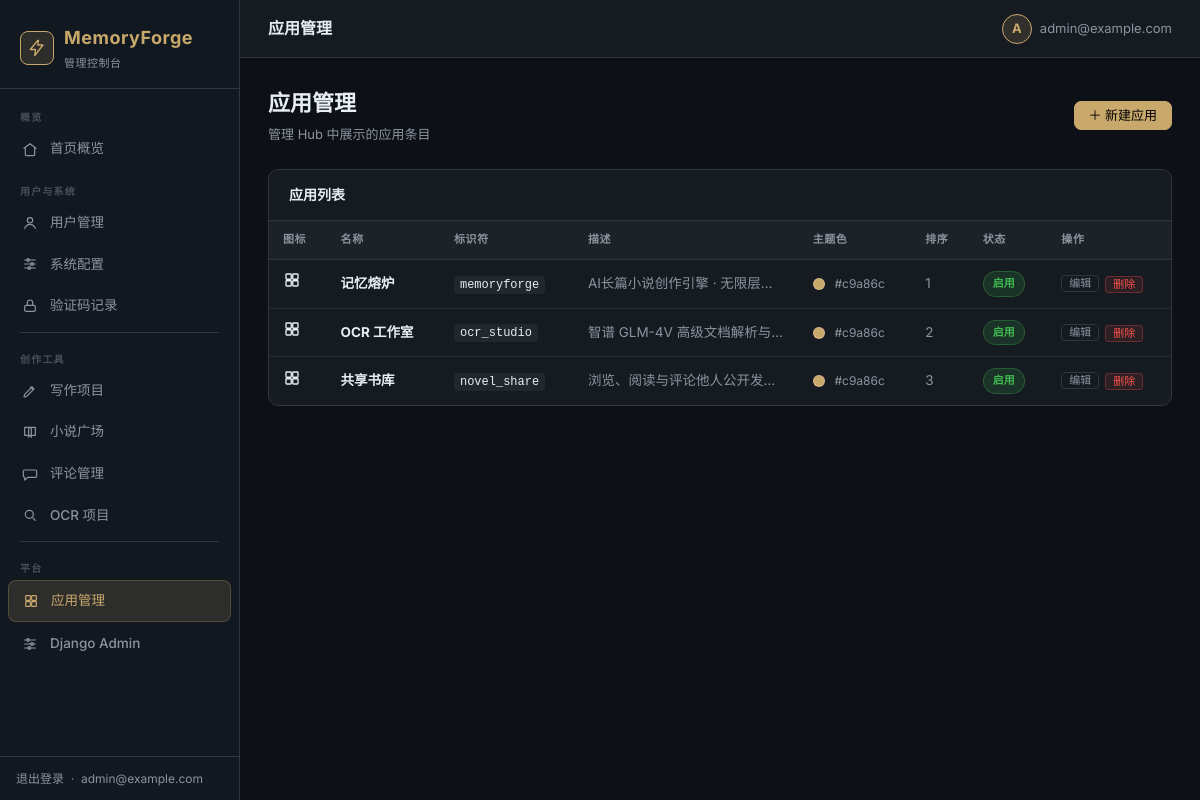
Screenshot of /dashboard/apps/ (signed in) with the database file from the repository.
### accounts/models.py (models this page shows, shortened)
class User(AbstractBaseUser, PermissionsMixin):
    email = models.EmailField(unique=True, verbose_name='邮箱')
    is_active = models.BooleanField(default=True)
    is_staff = models.BooleanField(default=False)
    is_guest = models.BooleanField(default=False, verbose_name='是否访客')
    created_at = models.DateTimeField(auto_now_add=True)
    user_api_key = models.CharField(max_length=512, blank=True, default='', verbose_name='用户自定义API密钥')
    USERNAME_FIELD = 'email'
    REQUIRED_FIELDS = []
    objects = UserManager()
    class Meta:
        verbose_name = '用户'
        verbose_name_plural = '用户'

### hub/models.py (models this page shows, shortened)
class App(models.Model):
    name = models.CharField(max_length=100, verbose_name='名称')
    slug = models.SlugField(unique=True, verbose_name='标识符')
    description = models.TextField(verbose_name='描述')
    icon = models.CharField(max_length=10, verbose_name='图标')
    color = models.CharField(max_length=20, default='#c9a86c', verbose_name='主题色')
    is_active = models.BooleanField(default=True, verbose_name='启用')
    order = models.IntegerField(default=0, verbose_name='排序')
    class Meta:
        ordering = ['order', 'name']
        verbose_name = '应用'
        verbose_name_plural = '应用列表'

### dashboard/views.py (the view)
# urls.py: path('apps/', views.app_list, name='app_list'),
@superuser_required
def app_list(request):
    apps = App.objects.all()
    return render(request, 'dashboard/apps_list.html', {
        'apps': apps,
        'active_nav': 'apps',
    })

### core/context.py (called while the page is built)
def set_user(user_id):
    _local.user_id = user_id

### dashboard/views.py (called while the page is built)
def superuser_required(view_func):
    @wraps(view_func)
    @login_required(login_url='/admin/login/')
    def wrapper(request, *args, **kwargs):
        if not request.user.is_superuser:
            return HttpResponseForbidden('需要超级管理员权限')
        return view_func(request, *args, **kwargs)
    return wrapper

### templates/dashboard/apps_list.html (shortened to what this page needs)
{% extends 'dashboard/base.html' %}
{% block page_title %}应用管理{% endblock %}
{% block content %}
<div class="page-header">
  <div class="page-header-left">
    <h1>应用管理</h1>
    <p>管理 Hub 中展示的应用条目</p>
  </div>
  <a href="{% url 'dashboard:app_create' %}" class="btn btn-primary">＋ 新建应用</a>
</div>
<div class="card">
  <div class="card-header"><h2>应用列表</h2></div>
  <div class="table-wrap">
    <table>
      <thead>
        <tr><th>图标</th><th>名称</th><th>标识符</th><th>描述</th><th>主题色</th><th>排序</th><th>状态</th><th>操作</th></tr>
      </thead>
      <tbody>
        {% for app in apps %}
        <tr>
          <td>
            <span class="with-ic">{% include 'dashboard/_icon.html' with name=app.icon size=18 %}</span>
          </td>
          <td><strong>{{ app.name }}</strong></td>
          <td><code style="background:rgba(255,255,255,.05);padding:2px 6px;border-radius:4px;font-size:12px">{{ app.slug }}</code></td>
          <td class="td-muted" style="max-width:200px;overflow:hidden;text-overflow:ellipsis;white-space:nowrap">{{ app.description|truncatechars:60 }}</td>
          <td>
            <span class="color-dot" style="background:{{ app.color }}"></span>
            <span class="td-muted" style="font-size:12px">{{ app.color }}</span>
          </td>
          <td class="td-muted">{{ app.order }}</td>
          <td>
            {% if app.is_active %}<span class="badge badge-success">启用</span>
            {% else %}<span class="badge badge-muted">停用</span>{% endif %}
          </td>
          <td>
            <div class="action-group">
              <a href="{% url 'dashboard:app_edit' app.pk %}" class="btn btn-outline btn-xs">编辑</a>
              <form method="post" action="{% url 'dashboard:app_delete' app.pk %}"
                    onsubmit="return confirm('确定删除应用 {{ app.name }}？')" style="display:inline">
                <button class="btn btn-danger btn-xs" type="submit">删除</button>
              </form>
            </div>
          </td>
        </tr>
        {% empty %}
        <tr><td colspan="8"><div class="empty-state"><div class="empty-icon">{% include 'dashboard/_icon.html' with name='grid' size=36 %}</div><p>暂无应用，点击新建按钮添加</p></div></td></tr>
        {% endfor %}
      </tbody>
    </table>
  </div>
</div>
{% endblock %}

### templates/dashboard/base.html (shortened to what this page needs)
{% load static %}<!DOCTYPE html>
<html lang="zh-CN">
<head>
  <link rel="stylesheet" href="{% static 'dashboard/admin.css' %}">
</head>
<body>
<aside class="sidebar">
  <div class="sidebar-logo">
    <div class="brand">
      <div class="brand-icon">{% include 'dashboard/_icon.html' with name='bolt' size=18 %}</div>
      <div>
        <div>MemoryForge</div>
        <div class="brand-sub">管理控制台</div>
      </div>
    </div>
  </div>
  <nav class="sidebar-nav">
    <div class="sidebar-section">概览</div>
    <a href="{% url 'dashboard:index' %}" class="nav-item {% if active_nav == 'index' %}active{% endif %}">
      <span class="nav-icon">{% include 'dashboard/_icon.html' with name='home' size=16 %}</span> 首页概览
    </a>
    <div class="sidebar-section">用户与系统</div>
    <a href="{% url 'dashboard:user_list' %}" class="nav-item {% if active_nav == 'users' %}active{% endif %}">
      <span class="nav-icon">{% include 'dashboard/_icon.html' with name='user' size=16 %}</span> 用户管理
    </a>
    <a href="{% url 'dashboard:site_config' %}" class="nav-item {% if active_nav == 'config' %}active{% endif %}">
      <span class="nav-icon">{% include 'dashboard/_icon.html' with name='settings' size=16 %}</span> 系统配置
    </a>
    <a href="{% url 'dashboard:verification_codes' %}" class="nav-item {% if active_nav == 'codes' %}active{% endif %}">
      <span class="nav-icon">{% include 'dashboard/_icon.html' with name='lock' size=16 %}</span> 验证码记录
    </a>
    <div class="sidebar-divider"></div>
    <div class="sidebar-section">创作工具</div>
    <a href="{% url 'dashboard:project_list' %}" class="nav-item {% if active_nav == 'projects' %}active{% endif %}">
      <span class="nav-icon">{% include 'dashboard/_icon.html' with name='pen' size=16 %}</span> 写作项目
    </a>
    <a href="{% url 'dashboard:novel_list' %}" class="nav-item {% if active_nav == 'novels' %}active{% endif %}">
      <span class="nav-icon">{% include 'dashboard/_icon.html' with name='book' size=16 %}</span> 小说广场
    </a>
    <a href="{% url 'dashboard:comment_list' %}" class="nav-item {% if active_nav == 'comments' %}active{% endif %}">
      <span class="nav-icon">{% include 'dashboard/_icon.html' with name='chat' size=16 %}</span> 评论管理
    </a>
    <a href="{% url 'dashboard:ocr_list' %}" class="nav-item {% if active_nav == 'ocr' %}active{% endif %}">
      <span class="nav-icon">{% include 'dashboard/_icon.html' with name='search' size=16 %}</span> OCR 项目
    </a>
    <div class="sidebar-divider"></div>
    <div class="sidebar-section">平台</div>
    <a href="{% url 'dashboard:app_list' %}" class="nav-item {% if active_nav == 'apps' %}active{% endif %}">
      <span class="nav-icon">{% include 'dashboard/_icon.html' with name='grid' size=16 %}</span> 应用管理
    </a>
    <a href="/admin/" class="nav-item" target="_blank">
      <span class="nav-icon">{% include 'dashboard/_icon.html' with name='settings' size=16 %}</span> Django Admin
    </a>
  </nav>
  <div class="sidebar-footer">
    <a href="/admin/logout/">退出登录</a>
    &nbsp;·&nbsp;
    <span>{{ request.user.email }}</span>
  </div>
</aside>
<div class="main-wrap">
  <header class="topbar">
    <div class="topbar-title">{% block page_title %}管理后台{% endblock %}</div>
    <div class="topbar-right">
      <div class="topbar-user">
        <div class="avatar">{{ request.user.email|first|upper }}</div>
        <span>{{ request.user.email }}</span>
      </div>
    </div>
  </header>
  <main class="content">
    {% block content %}{% endblock %}
  </main>
</div>
</body>
</html>

### rows the page displays
User: user.email "admin@example.com", user.email|first "A"
App: {{ s }} 18 (drawn), name "记忆熔炉", slug "memoryforge", description "AI长篇小说创作引擎 · 无限层…", color "#c9a86c", order "1", is_active "启用"
App: {{ s }} 18 (drawn), name "OCR 工作室", slug "ocr_studio", description "智谱 GLM-4V 高级文档解析与…", color "#c9a86c", order "2", is_active "启用"
App: {{ s }} 18 (drawn), name "共享书库", slug "novel_share", description "浏览、阅读与评论他人公开发…", color "#c9a86c", order "3", is_active "启用"
